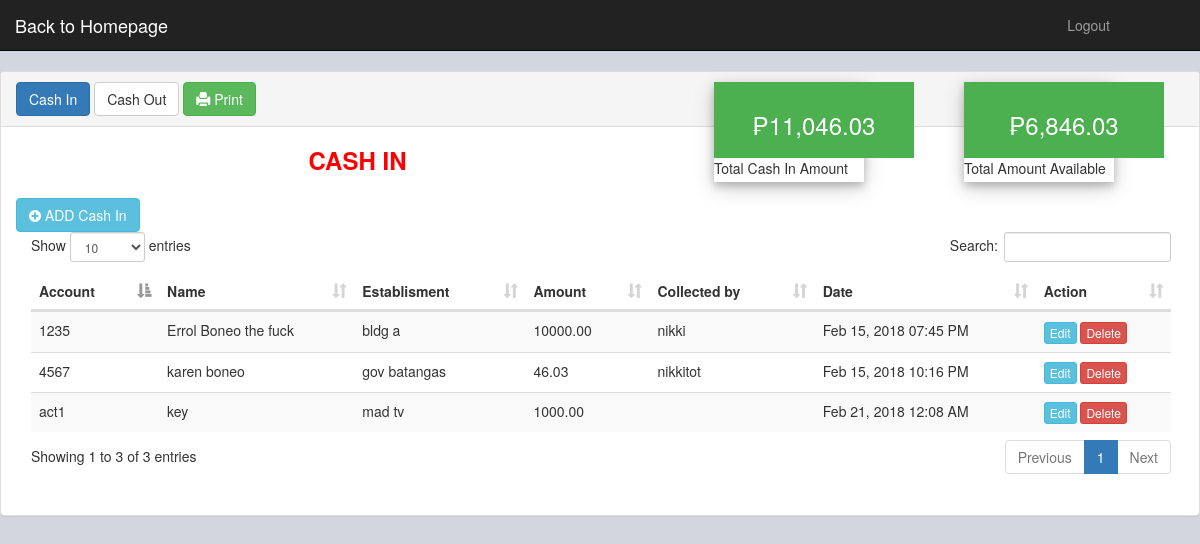
/pages/cico.php, run on the app's committed database.
### tables this page shows
CREATE TABLE IF NOT EXISTS `cico` (
  `id` int(11) NOT NULL AUTO_INCREMENT,
  `acct` varchar(255) DEFAULT NULL,
  `reason` varchar(255) DEFAULT NULL,
  `name` varchar(255) DEFAULT NULL,
  `estab` varchar(255) DEFAULT NULL,
  `details` varchar(255) DEFAULT NULL,
  `amount` decimal(11,2) DEFAULT NULL,
  `cby` varchar(255) DEFAULT NULL,
  `date_requested` datetime DEFAULT NULL,
  `date_collected` datetime DEFAULT NULL,
  `cashtype` int(2) DEFAULT NULL,
  PRIMARY KEY (`id`)
);

### pages/cico.php (the view, shortened to what this page needs)
<?php
include '../connection/db.php';
?>
<!DOCTYPE html>
<html>
<head>
	<?php include 'includes/head.php'; ?>
   <link rel="stylesheet" type="text/css" href="../datatables/media/css/dataTables.bootstrap.min.css">
</head>
<body>
<?php include 'includes/nav.php'; ?>
<div class="panel panel-default">
	<div class="panel-heading"><a href="cico.php" type="button" id="ci" class="btn btn-primary hidden-print">Cash In</a>  <a href="cashout.php" type="button" id="co" class="btn btn-default hidden-print">Cash Out</a>
	<?php
	$total = mysqli_query($con, "SELECT (select sum(amount) from cico where cashtype = 1) - (select sum(amount) from cico where cashtype = 2) AS maniga");
	$row = $total->fetch_assoc();
	echo "<div class='card pull-right' style='margin-right:70px'>
				<div class='total' style='width:200px'>
					<h3>₱".number_format($row['maniga'],2)."</h3>
				</div>
				<div class='label-down' style='width:200px'>
					<p style='text-align:left'>Total Amount Available</p>
				</div>
		  </div>";
	?>
	<?php
	$total = mysqli_query($con, "SELECT sum(amount) AS value_sum from cico where cashtype = 1");
	$row = $total->fetch_assoc();
	echo "<div class='card pull-right' style='margin-right:100px'>
				<div class='total' style='width:200px'>
					<h3>₱".number_format($row['value_sum'],2)."</h3>
				</div>
				<div class='label-down' style='width:200px'>
					<p style='text-align:left'>Total Cash In Amount</p>
				</div>
		  </div>";
	?>
	<a class = "btn btn-success btn-print hidden-print" href = "" onclick = "window.print()"><i class ="glyphicon glyphicon-print"></i> Print</a>
	</div>
	<h3 style="text-align:center;color:red;"><strong>CASH IN </strong></h3>
	<div class="panel-body">
	<a class="btn btn-info hidden-print" data-toggle="modal" data-target="#addci" ><i class="fa fa-plus-circle"></i> ADD Cash In</a>
		<div class="container">
			<div class="table">
				<table class="table table-striped" id="cashin">
					<thead>
						<tr>
							<th>Account</th>
							<th>Name</th>
							<th>Establisment</th>
							<th>Amount</th>
							<th>Collected by</th>
							<th>Date</th>
							<th class="hidden-print">Action</th>
						</tr>
					</thead>
					<tbody>
						<tr>
							<?php
							$query = $con->query("SELECT * from cico where cashtype = 1");
							while ($r = $query->fetch_array()) {?>
							<td><?php echo $r['acct'];?></td>
							<td><?php echo $r['name'];?></td>
							<td><?php echo $r['estab']; ?></td>
							<td><?php echo $r['amount']; ?></td>
							<td><?php echo $r['cby']; ?></td>
							<td><?php echo date('M d, Y h:i A' ,strtotime($r['date_collected'])) ;?></td>
							<td class="hidden-print"><a class="btn btn-xs btn-info" href="editci.php?editid=<?php echo $r['id']; ?>">Edit</a> <a class="btn btn-xs btn-danger delete"  id="<?php echo $r['id']; ?>" >Delete</a></td>
						</tr>
						<?php } ?>
					</tbody>
				</table>
			</div>
		</div>
	</div>
</div>
</body>
</html>

### pages/css/acordian2.css (style rules this page uses)
* { margin:0; padding:0; }
body { background: white; }

### pages/css/bnqi.css (style rules this page uses)
body { background: #d2d6de; }
.card { width: 150px; height: 100px; box-shadow: 0 4px 8px 0 rgba(0, 0, 0, 0.2), 0 6px 20px 0 rgba(0, 0, 0, 0.19); text-align: center; }
.total { background-color: #4CAF50; color: white; padding: 10px; font-size: 35px; }

### data on the page
cico: acct "1235", name "Errol Boneo the fuck", estab "bldg a", amount "10000.00", cby "nikki", date_collected "Feb 15, 2018 07:45 PM"
cico: acct "4567", name "karen boneo", estab "gov batangas", amount "46.03", cby "nikkitot", date_collected "Feb 15, 2018 10:16 PM"
cico: acct "act1", name "key", estab "mad tv", amount "1000.00", date_collected "Feb 21, 2018 12:08 AM"

### other printed values
$row['maniga'] "6,846.03"
$row['value_sum'] "11,046.03"
